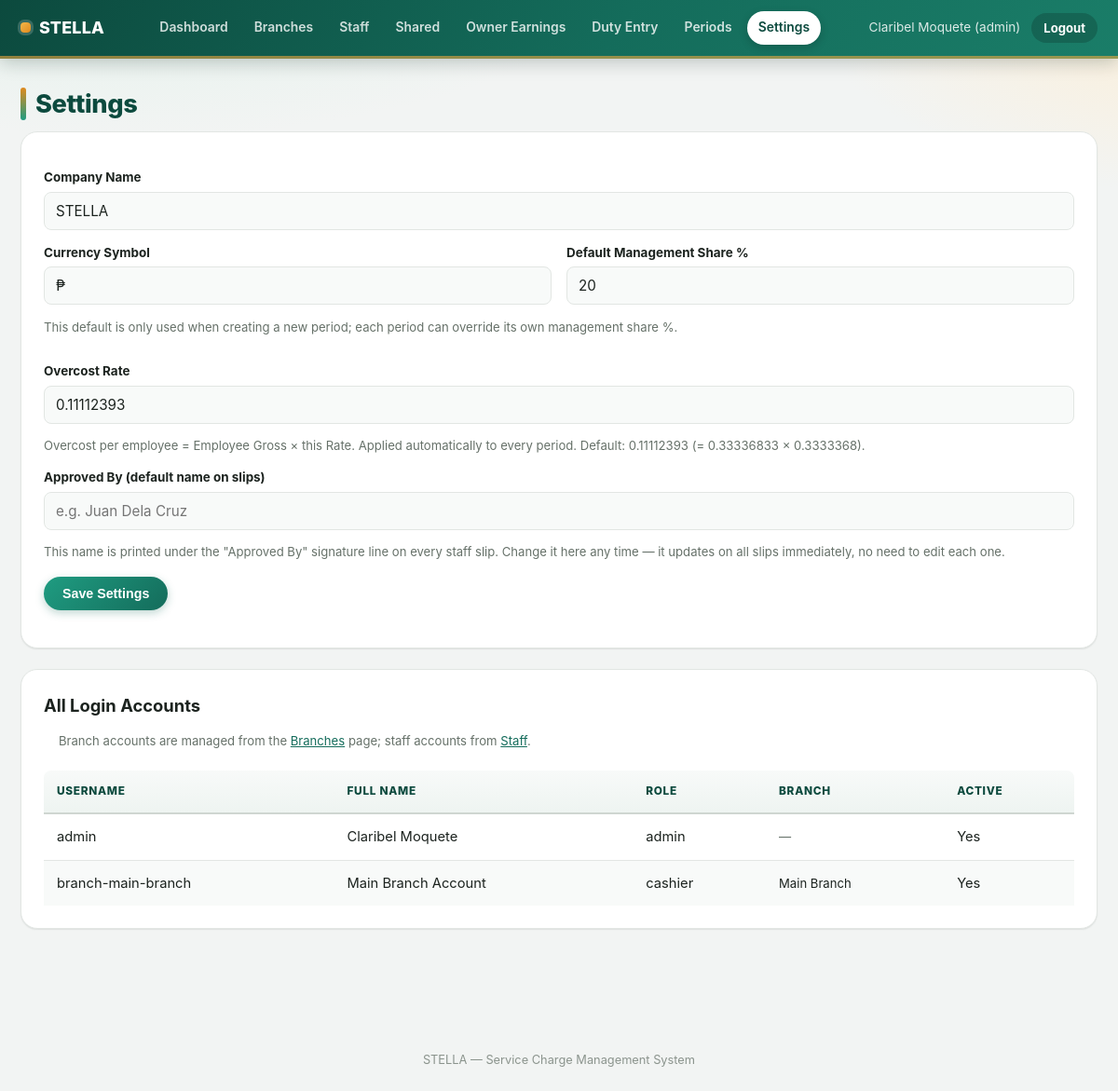
The page /settings.php (signed in) on the database its author committed.
### tables this page shows
CREATE TABLE users (
    id INT AUTO_INCREMENT PRIMARY KEY,
    username VARCHAR(50) NOT NULL UNIQUE,
    password VARCHAR(255) NOT NULL,           
    role ENUM('admin','staff','cashier') NOT NULL DEFAULT 'staff',
    branch_id INT DEFAULT NULL,                
    staff_id INT DEFAULT NULL,                 
    full_name VARCHAR(150) NOT NULL,
    is_active TINYINT(1) NOT NULL DEFAULT 1,
    created_at TIMESTAMP DEFAULT CURRENT_TIMESTAMP,
    CONSTRAINT fk_users_staff FOREIGN KEY (staff_id) REFERENCES staff(id) ON DELETE SET NULL,
    CONSTRAINT fk_users_branch FOREIGN KEY (branch_id) REFERENCES branches(id) ON DELETE SET NULL
);

CREATE TABLE branches (
    id INT AUTO_INCREMENT PRIMARY KEY,
    parent_branch_id INT DEFAULT NULL,    
    name VARCHAR(120) NOT NULL,
    address VARCHAR(255) DEFAULT NULL,
    is_active TINYINT(1) NOT NULL DEFAULT 1,
    created_at TIMESTAMP DEFAULT CURRENT_TIMESTAMP,
    CONSTRAINT fk_branch_parent FOREIGN KEY (parent_branch_id) REFERENCES branches(id)
);

### config/auth.php (called while the page is built, shortened)
<?php
function current_user() {
    return $_SESSION['user'] ?? null;
}
function is_logged_in() {
    return isset($_SESSION['user']);
}
function is_admin() {
    return is_logged_in() && $_SESSION['user']['role'] === 'admin';
}
function shared_allowed_users() {
    return ['admin', 'admin2'];
}
function can_view_shared() {
    return is_admin()
        && in_array($_SESSION['user']['username'] ?? '', shared_allowed_users(), true);
}

### includes/functions.php (called while the page is built, shortened)
<?php
function h($s) {
    return htmlspecialchars((string)$s, ENT_QUOTES, 'UTF-8');
}
function get_setting($key, $default = null) {
    global $pdo;
    static $cache = null;
    if ($cache === null) {
        $cache = [];
        foreach ($pdo->query('SELECT setting_key, setting_value FROM settings') as $row) {
            $cache[$row['setting_key']] = $row['setting_value'];
        }
    }
    return $cache[$key] ?? $default;
}

### settings.php (the view, shortened to what this page needs)
<?php
require __DIR__ . '/config/config.php';
require __DIR__ . '/config/auth.php';
require __DIR__ . '/includes/functions.php';
require __DIR__ . '/includes/header.php';
?>
<h1>Settings</h1>
<div class="card">
    <form method="post" action="">
        <label for="company_name">Company Name</label>
        <input type="text" id="company_name" name="company_name" value="<?= h(get_setting('company_name')) ?>">
        <div class="form-row">
            <div>
                <label for="currency_symbol">Currency Symbol</label>
                <input type="text" id="currency_symbol" name="currency_symbol" value="<?= h(get_setting('currency_symbol')) ?>">
            </div>
            <div>
                <label for="default_management_share_percent">Default Management Share %</label>
                <input type="number" step="0.01" id="default_management_share_percent" name="default_management_share_percent" value="<?= h(get_setting('default_management_share_percent')) ?>">
            </div>
        </div>
        <p class="small muted">This default is only used when creating a new period; each period can override its own management share %.</p>
        <div class="form-row">
            <div>
                <label for="overcost_rate">Overcost Rate</label>
                <input type="number" step="any" id="overcost_rate" name="overcost_rate" value="<?= h(get_setting('overcost_rate', 0.11112393)) ?>" placeholder="0.11112393">
            </div>
        </div>
        <p class="small muted">Overcost per employee = Employee Gross &times; this Rate. Applied automatically to every period. Default: 0.11112393 (= 0.33336833 &times; 0.3333368).</p>
        <label for="approved_by_name">Approved By (default name on slips)</label>
        <input type="text" id="approved_by_name" name="approved_by_name" value="<?= h(get_setting('approved_by_name')) ?>" placeholder="e.g. Juan Dela Cruz">
        <p class="small muted">This name is printed under the "Approved By" signature line on every staff slip. Change it here any time — it updates on all slips immediately, no need to edit each one.</p>
        <div class="actions" style="margin-top:16px;">
            <button type="submit" class="btn">Save Settings</button>
        </div>
    </form>
</div>
<div class="card">
    <h2>All Login Accounts</h2>
    <p class="subtitle small">Branch accounts are managed from the <a href="<?= BASE_URL ?>/branches/list.php">Branches</a> page; staff accounts from <a href="<?= BASE_URL ?>/staff/list.php">Staff</a>.</p>
    <table>
        <thead><tr><th>Username</th><th>Full Name</th><th>Role</th><th>Branch</th><th>Active</th></tr></thead>
        <tbody>
        <?php
        $accountRows = $pdo->query("SELECT u.*, b.name AS branch_name FROM users u LEFT JOIN branches b ON b.id = u.branch_id ORDER BY u.role, u.username");
        foreach ($accountRows as $u): ?>
            <tr>
                <td><?= h($u['username']) ?></td>
                <td><?= h($u['full_name']) ?></td>
                <td><?= h($u['role']) ?></td>
                <td class="small"><?= $u['branch_name'] ? h($u['branch_name']) : '<span class="muted">' . ($u['role'] === 'cashier' ? 'all branches' : '—') . '</span>' ?></td>
                <td><?= $u['is_active'] ? 'Yes' : 'No' ?></td>
            </tr>
        <?php endforeach; ?>
        </tbody>
    </table>
</div>
<?php require __DIR__ . '/includes/footer.php'; ?>

### includes/header.php (shortened to what this page needs)
<?php
$user = current_user();
$__here = $_SERVER['SCRIPT_NAME'] ?? '';
function nav_active($needle, $here) { return strpos($here, $needle) !== false ? ' class="active"' : ''; }
?>
<!DOCTYPE html>
<html lang="en">
<head>
<link rel="stylesheet" href="<?= BASE_URL ?>/assets/css/style.css?v=<?= @filemtime(__DIR__ . '/../assets/css/style.css') ?: time() ?>">
</head>
<body>
<?php if ($user): ?>
<header class="topbar">
    <div class="topbar-inner">
        <a class="brand" href="<?= BASE_URL ?>/dashboard.php"><?= h(get_setting('company_name', 'Service Charge')) ?></a>
        <nav class="main-nav" id="mainNav">
            <?php if ($user['role'] === 'admin'): ?>
                <a<?= nav_active('dashboard.php', $__here) ?> href="<?= BASE_URL ?>/dashboard.php">Dashboard</a>
                <a<?= nav_active('/branches/', $__here) ?> href="<?= BASE_URL ?>/branches/list.php">Branches</a>
                <a<?= nav_active('/staff/', $__here) ?> href="<?= BASE_URL ?>/staff/list.php">Staff</a>
                <?php if (function_exists('can_view_shared') && can_view_shared()): ?>
                    <a<?= nav_active('/shared/', $__here) ?> href="<?= BASE_URL ?>/shared/list.php">Shared</a>
                <?php endif; ?>
                <a<?= nav_active('/owners/', $__here) ?> href="<?= BASE_URL ?>/owners/earnings.php">Owner Earnings</a>
                <a<?= nav_active('/duty/', $__here) ?> href="<?= BASE_URL ?>/duty/calendar.php">Duty Entry</a>
                <a<?= nav_active('/periods/', $__here) ?> href="<?= BASE_URL ?>/periods/list.php">Periods</a>
                <a<?= nav_active('settings.php', $__here) ?> href="<?= BASE_URL ?>/settings.php">Settings</a>
            <?php elseif ($user['role'] === 'cashier'): ?>
                <a<?= nav_active('dashboard.php', $__here) ?> href="<?= BASE_URL ?>/dashboard.php">Dashboard</a>
                <a<?= nav_active('/duty/', $__here) ?> href="<?= BASE_URL ?>/duty/calendar.php">Duty Entry</a>
                <a<?= nav_active('/staff/', $__here) ?> href="<?= BASE_URL ?>/staff/list.php">Staff</a>
            <?php else: ?>
                <a<?= nav_active('dashboard.php', $__here) ?> href="<?= BASE_URL ?>/dashboard.php">Dashboard</a>
                <a<?= nav_active('my-attendance.php', $__here) ?> href="<?= BASE_URL ?>/portal/my-attendance.php">My Attendance</a>
            <?php endif; ?>
            <?php $__lockedBranch = is_branch_locked() ? get_branch(current_branch_id()) : null; ?>
        </nav>
        <div class="user-menu user-menu-desktop">
            <span><?= h($user['full_name']) ?> (<?= h($user['role']) ?><?= $__lockedBranch ? ' · <a href="' . BASE_URL . '/branches/view.php?id=' . (int)$__lockedBranch['id'] . '">' . h($__lockedBranch['name']) . '</a>' : '' ?>)</span>
            <a href="<?= BASE_URL ?>/logout.php" class="btn-link">Logout</a>
        </div>
    </div>
</header>
<?php endif; ?>
<main class="container">

### includes/footer.php
</main>
<footer class="site-footer">
    <p><?= h(get_setting('company_name', '')) ?> &mdash; <?= h(APP_NAME) ?></p>
</footer>
</body>
</html>

### rows shown on the page
users: username "admin", full_name "Claribel Moquete", role "admin", is_active "Yes"
users: username "branch-main-branch", full_name "Main Branch Account", role "cashier", branch.name "Main Branch", is_active "Yes"

### other values the page prints
get_setting('company_name', 'Service Charge') "STELLA"
$user['full_name'] "Claribel Moquete"
$user['role'] "admin"
get_setting('company_name', '') "STELLA"
APP_NAME "Service Charge Management System"
